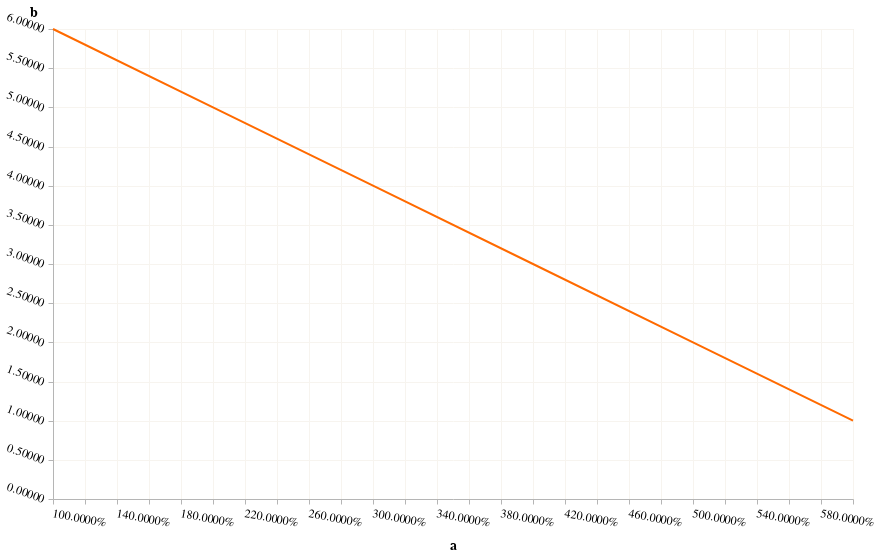

Notebook code cell kept with this figure:
### Markdown cell above
## The Axis

### Code cell
# The axis argument is used to pass specification on the axis. Mainly Lables Angle and Format
# Format can be specified using 0.x where x is the number of decimals plus % or f 

source=pd.DataFrame(data={'a':[1,2,3,4,5,6],'b':[6,5,4,3,2,1]})

(alt.Chart(source)
    .mark_line()
    .encode(
        x=alt.X('a:Q',axis=alt.Axis(
                                    labelAngle=10,
                                    format='0.4%'
                                    )
                ),
        y=alt.Y('b:Q',axis=alt.Axis(
                                    labelAngle=20,
                                    format='0.5f'
                                    )
               )
        )
)

#To Copy: axis=alt.Axis(labelAngle=,format='')

### Figure 1 — Vega-Lite specification as saved in the notebook (floating-point values rounded to 4 significant figures)
{"config": {"area": {"fill": "#FF6A00"}, "bar": {"fill": "#FF6A00"}, "view": {"continuousWidth": 800, "continuousHeight": 470}, "axisBand": {"grid": false}, "axis": {"domain": true, "domainColor": "#B5B5B5", "domainWidth": 1, "grid": true, "gridColor": "#F7F4EF", "gridWidth": 1, "labelFont": "Super Grotesk Offc Pro", "labelFontSize": 12, "labelPadding": 4, "tickColor": "#B5B5B5", "tickSize": 5, "titleFont": "Super Grotesk Offc Pro", "titleFontSize": 14, "titlePadding": 10}, "axisY": {"titleAngle": 0, "titleY": -10, "titleX": -20}, "background": "#ffffff", "legend": {"labelFontSize": 11, "padding": 1, "symbolSize": 30, "symbolType": "square", "title": null, "titleFont": "Super Grotesk Offc Pro", "titleFontSize": 14, "labelFont": "Super Grotesk Offc Pro", "titlePadding": 10, "orient": "right", "direction": "vertical"}, "line": {"stroke": "#FF6A00", "strokeWidth": 2}, "point": {"filled": true}, "rect": {"fill": "#FF6A00"}, "range": {"category": ["#FF6A00", "#00B67D", "#FA4092", "#169FD9", "#FFC000"]}, "style": {"bar": {"binSpacing": 2, "fill": "#FF6A00", "stroke": null}}, "title": {"anchor": "start", "font": "Super Grotesk Offc Pro", "fontSize": 24, "fontWeight": 600, "offset": 20}}, "data": {"name": "data-684c81a1bf145f877bce0c857c3fadd8"}, "mark": "line", "encoding": {"x": {"axis": {"format": "0.4%", "labelAngle": 10}, "field": "a", "type": "quantitative"}, "y": {"axis": {"format": "0.5f", "labelAngle": 20}, "field": "b", "type": "quantitative"}}, "$schema": "https://vega.github.io/schema/vega-lite/v4.17.0.json", "datasets": {"data-684c81a1bf145f877bce0c857c3fadd8": [{"a": 1, "b": 6}, {"a": 2, "b": 5}, {"a": 3, "b": 4}, {"a": 4, "b": 3}, {"a": 5, "b": 2}, {"a": 6, "b": 1}]}}
